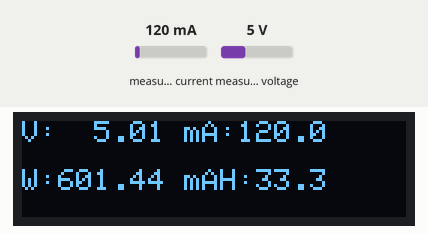
The sketch below on a simulated Arduino Uno, built with avr-gcc and run on an emulated ATmega328P. Shown: 128×32 one-colour display. The test bench sets the inputs (shaded band); at power-on: measured current 120 mA, measured voltage 5 V. Storage starts empty; what the sketch prints to the serial monitor is not drawn.

Above: at 1.2 s.
1.3 s: measured current set to 976 mA
At 2.6 s:
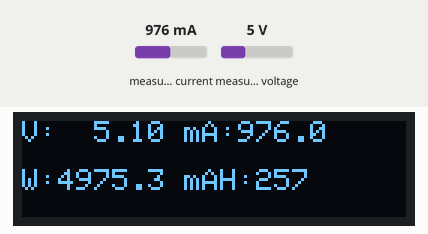
3.5 s: measured current set to 1027 mA
At 4.8 s:
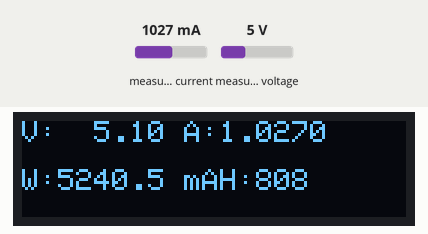
6.5 s: measured voltage set to 0.3 V
At 7.5 s:
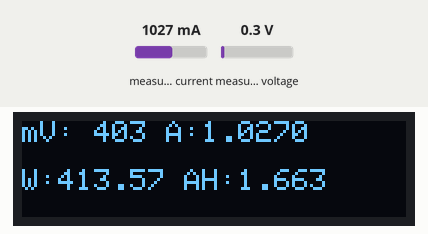
9.5 s: measured current set to 40 mA
At 10.8 s:
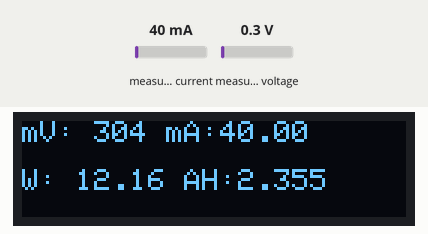
12.5 s: measured voltage set to 0.8 V
At 13.4 s:
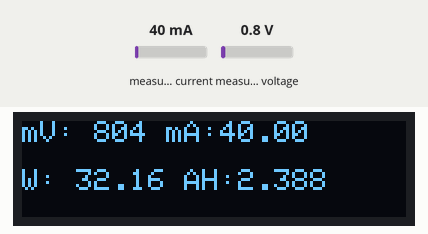
14.5 s: measured voltage set to 1.1 V
At 15.8 s:
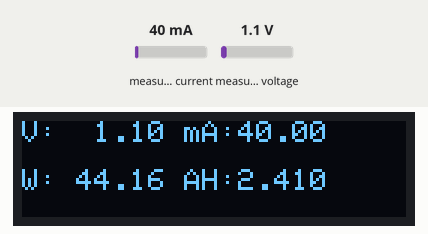
Timing chart, 0 to 17.5 s (numbered marks = the images above; inputs shaded):
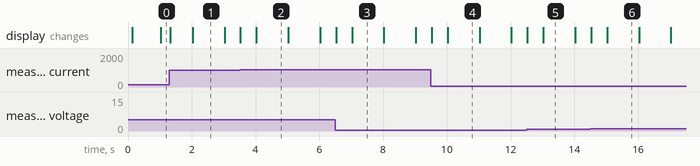

The sketch:

power_meter.ino
```cpp
#include <Adafruit_GFX.h>
#include <Adafruit_INA219.h>
#include <Adafruit_SSD1306.h>
#include <SdFat.h>
#include <SPI.h>
#include <Wire.h>

#define SCREEN_WIDTH 128 // OLED display width, in pixels
#define SCREEN_HEIGHT 32 // OLED display height, in pixels

#define OLED_RESET     -1 // Reset pin # (or -1 if sharing Arduino reset pin)
#define SCREEN_ADDRESS 0x3C ///< See datasheet for Address; 0x3D for 128x64,
Adafruit_SSD1306 display(SCREEN_WIDTH, SCREEN_HEIGHT, &Wire, OLED_RESET);
Adafruit_INA219 ina219;

// Configure orientation of the display.
// 0 = none, 1 = 90 degrees clockwise, 2 = 180 degrees, 3 = 270 degrees CW
#define ROTATION     2

//declare microSD variables
#define CHIPSELECT 10
#define ENABLE_DEDICATED_SPI 1
#define SD_CONFIG SdSpiConfig(SD_CS_PIN, DEDICATED_SPI, SPI_CLOCK)
#define SPI_DRIVER_SELECT 0
uint8_t cycles = 0;
SdFat32 sd;
File32 measurFile;

unsigned long previousMillis = 0;
unsigned long previousSecond = 0;
unsigned long interval = 100;
float sample_mAs = 0.0;
float total_mAH = 0.0;

void setup() {
  Serial.begin(9600);

  ina219.begin();

  sd.begin(CHIPSELECT);
  measurFile.open("MEAS.csv", O_WRITE | O_CREAT | O_TRUNC);
  measurFile.print("Time,Voltage,Current\n");
  measurFile.sync();

  // Setup the OLED display.
  display.begin(SSD1306_SWITCHCAPVCC, SCREEN_ADDRESS);
  Wire.setClock(400000);

  // Clear the display.
  display.clearDisplay();
  display.display();

  // Set rotation.
  display.setRotation(ROTATION);

  // Set text size and color.
  display.setTextSize(1);
  display.setTextColor(WHITE);
}

void loop() {
  unsigned long currentMillis = millis();
  unsigned long currentSecond = millis();
  if (currentMillis - previousMillis >= interval)
  {
    previousMillis = currentMillis;

    // Read voltage and current from INA219.
    float shuntvoltage = ina219.getShuntVoltage_mV();
    float busvoltage = ina219.getBusVoltage_V();
    float current_mA = ina219.getCurrent_mA();

    // Compute load voltage, power, and milliamp-hours.
    float loadvoltage = busvoltage + (shuntvoltage / 1000);
    float power_mW = loadvoltage * current_mA;

    sample_mAs += current_mA;
    if (currentSecond - previousSecond >= 1000) {
      previousSecond = currentSecond;
      float average_mAs = sample_mAs / 10;
      sample_mAs = 0.0;
      float current_mAH = average_mAs / 3600.0;
      total_mAH += current_mAH;
    }

    updatePowerDisplay(loadvoltage, current_mA, power_mW, total_mAH);
    updateSdCard(currentMillis, loadvoltage, current_mA);
  }
}

void updatePowerDisplay(float loadVoltage, float current_mA, float power_mW, float total_mAH) {
  // Update display.
  display.clearDisplay();
  display.setCursor(0,0);

  // Mode 0, display volts and amps.
  printSIValue(loadVoltage, "V:", 2, 8);
  printDisplayAndSerialChar(' ');
  printSIValue(current_mA/1000.0, "A:", 5, 8);

  display.setCursor(0, 16);
  Serial.print(' ');

  printSIValue(power_mW, "W:", 2, 8);
  printDisplayAndSerialChar(' ');
  printSIValue(total_mAH, "AH:", 5, 8);
  Serial.println(' ');

  display.display();
}

void updateSdCard(unsigned long milliSeconds, float loadVoltage, float current_mA) {
    if (measurFile) {
      measurFile.print(milliSeconds);
      measurFile.print(',');
      measurFile.print(loadVoltage);
      measurFile.print(',');
      measurFile.println(current_mA);

      //after 9 cycles (1 sec.), apply SD buffer changes to file in SD
      if (cycles >= 9) {
        measurFile.sync();
      }

      //increment cycles count + reset to 0 after 10 cycles
      cycles++;
      cycles %= 10;
    }
}

void printSIValue(float value, const char* units, int precision, int maxWidth) {
  // Print a value in SI units with the units left justified and value right justified.
  // Will switch to milli prefix if value is below 1.

  // Add milli prefix if low value.
  if (fabs(value) < 1.0) {
    printDisplayAndSerialChar('m');
    maxWidth -= 1;
    value *= 1000.0;
    precision = max(0, precision-3);
  }

  // Print units.
  printDisplayAndSerialString(units);
  maxWidth -= strlen(units);

  // Leave room for negative sign if value is negative.
  if (value < 0.0) {
    maxWidth -= 1;
  }

  // Find how many digits are in value.
  int digits = ceil(log10(fabs(value)));
  if (fabs(value) < 1.0) {
    digits = 1; // Leave room for 0 when value is below 0.
  }

  // Handle if not enough width to display value, just print dashes.
  if (digits > maxWidth) {
    // Fill width with dashes (and add extra dash for negative values);
    for (int i=0; i < maxWidth; ++i) {
      printDisplayAndSerialChar('-');
    }
    if (value < 0.0) {
      printDisplayAndSerialChar('-');
    }
    return;
  }

  // Compute actual precision for printed value based on space left after
  // printing digits and decimal point.  Clamp within 0 to desired precision.
  int actualPrecision = constrain(maxWidth-digits-1, 0, precision);

  // Compute how much padding to add to right justify.
  int padding = maxWidth-digits-1-actualPrecision;
  for (int i=0; i < padding; ++i) {
    printDisplayAndSerialChar(' ');
  }

  // Finally, print the value!
  display.print(value, actualPrecision);
  Serial.print(value);
}

void printDisplayAndSerialChar(char value) {
  display.print(value);
  Serial.print(value);
}

void printDisplayAndSerialString(const char* value) {
  display.print(value);
  Serial.print(value);
}
```

Measured:
- the behaviour switches between 999 and 1000 mA on measured current (found by bisection; images 1 and 2)
- the behaviour switches between 0.9 and 1 V on measured voltage (found by bisection; images 5 and 6)
- after the input at 6.5 s, the display: first changes at once (image 3 shows a later state)
- after the input at 9.5 s, the display: first changes at once (image 4 shows a later state)
- after the input at 14.5 s, the display: first changes at once (image 6 shows a later state)
- what the display in image 1 shows lasts 1.0 s, from 2.0 s to 3.0 s
